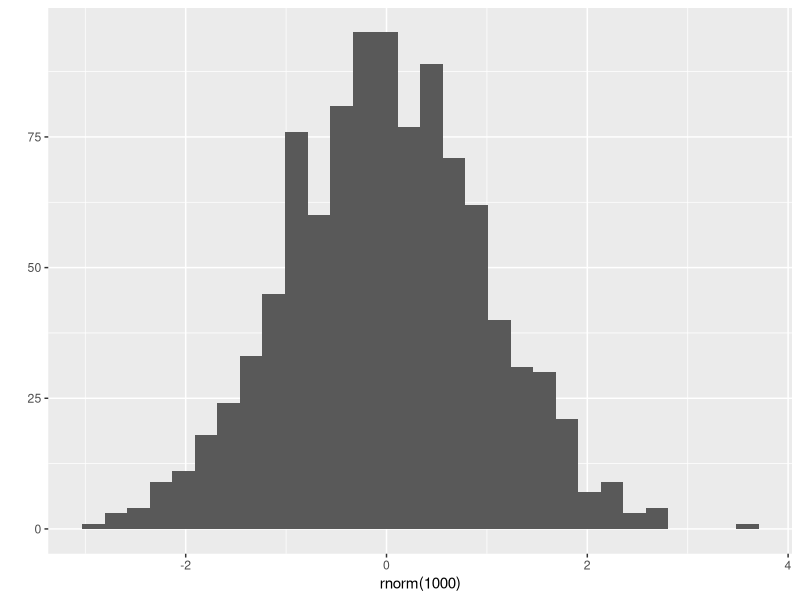
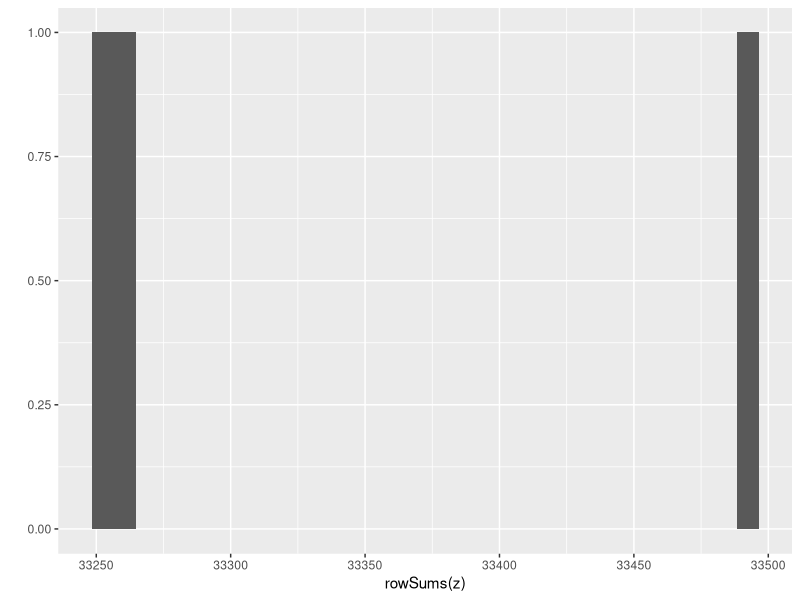
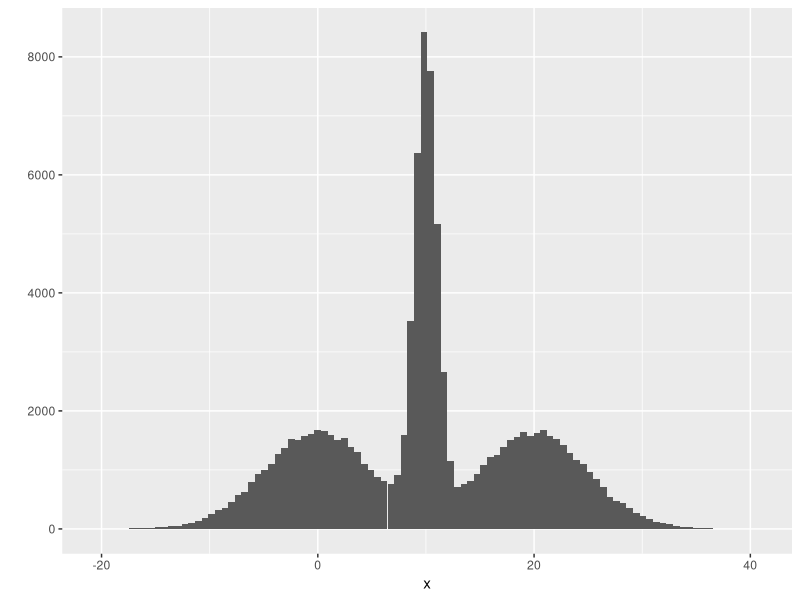

Recreate these plots in R, in order.
## ---- chunk 1
library(ggplot2)

set.seed(42)
qplot(rnorm(1000))

## ---- chunk 2
n = 100000

p = c(1,1,1)
z = rmultinom(n,1,p)

df = data.frame(
  a = rnorm(n,0,5), 
  b = rnorm(n,10,1),
  c = rnorm(n,20,5)
)

x = colSums(z * t(as.matrix(df)))

qplot(rowSums(z))
qplot(x,bins = 100)

## ---- chunk 3

pi = c(0.1,0.4,0.5)
mu = c(0,5,25)
sigma = c(1,1,1)


## ---- chunk 4

gamma = data.frame(
 '1' = pi[1] * dnorm(x,mu[1],sigma[1]), 
 '2' = pi[2] * dnorm(x,mu[2],sigma[2]),
 '3' = pi[3] * dnorm(x,mu[3],sigma[3])
)

total = rowSums(gamma)
gamma = gamma / total
assignments = max.col(gamma)

mu_t = c(sum(gamma[,1] * x) / sum(gamma[,1]),
         sum(gamma[,2] * x) / sum(gamma[,2]),
         sum(gamma[,3] * x) / sum(gamma[,3]))


sigma_t = c(
  sqrt(sum(gamma[,1] * (x - mu_t[1])^2) / sum(gamma[,1])),
  sqrt(sum(gamma[,2] * (x - mu_t[2])^2) / sum(gamma[,2])),
  sqrt(sum(gamma[,3] * (x - mu_t[3])^2) / sum(gamma[,3]))
)


pi_t = prop.table(table(assignments))

mu_t
sigma_t
pi_t

mu = mu_t
sigma = sigma_t
pi = as.vector(pi_t)


## ---- chunk 5

pi = c(0,0,1)
